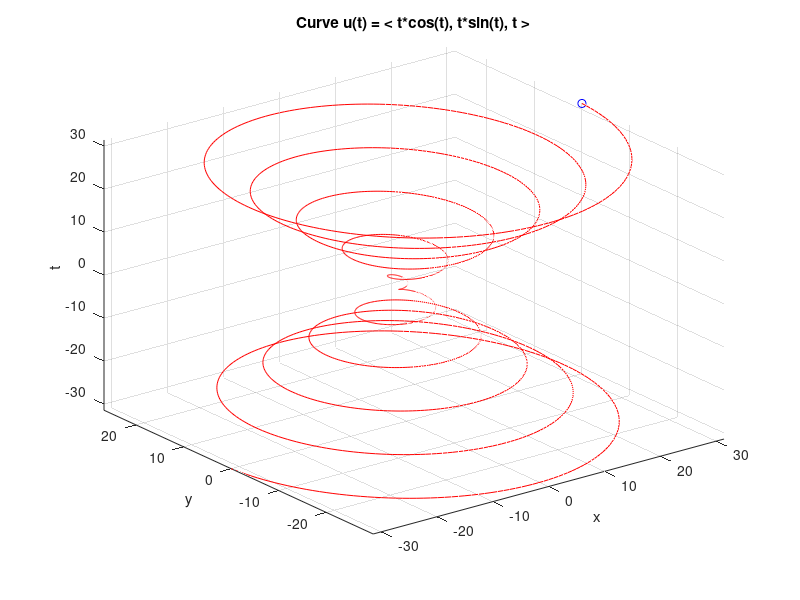

Write MATLAB code to recreate this figure.
clear all;
close all;
clc;

t = -10*pi:pi/100:10*pi;
x = t.*cos(t);
y = t.*sin(t);
comet3(x,y,t);
title('Curve u(t) = < t*cos(t), t*sin(t), t >')
xlabel('x')
ylabel('y')
zlabel('t')
grid
savefig('Example_05_Figure_01.fig')
